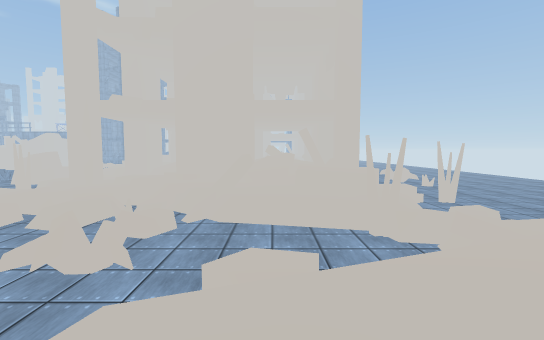
view 1 (above)

24 first-person views from a walk through a scene from a Unity 3-D project. The camera is 1.3 m above the floor, tilts 4° down and sees 90° across. The floor is counted in squares, 1 m on a side. Each view is taken from the middle of a square. On the plan, view 1 faces up. The plan holds only what a view shows up to about 13 squares ahead; the rest is blank. The place goes on beyond the plan. Some animated figures are not drawn. Surface patterns are stand-ins for the level's own textures.

view 2
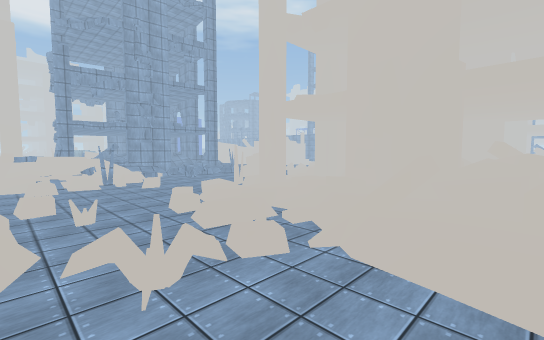

view 3
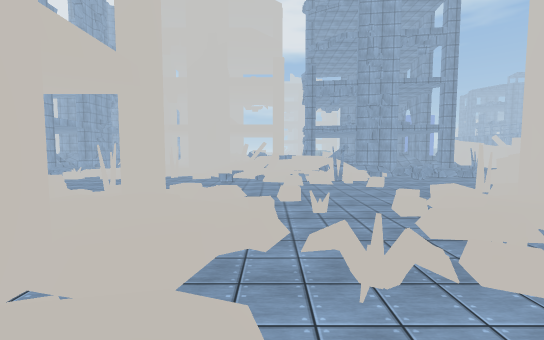

view 4
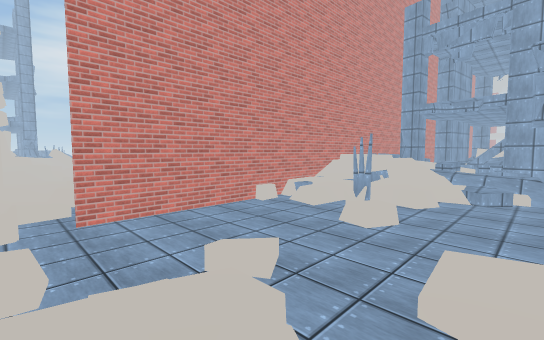

view 5
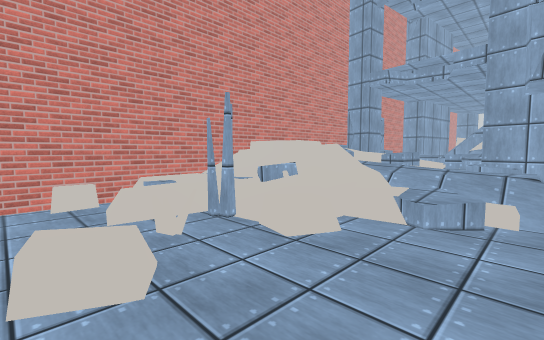

view 6
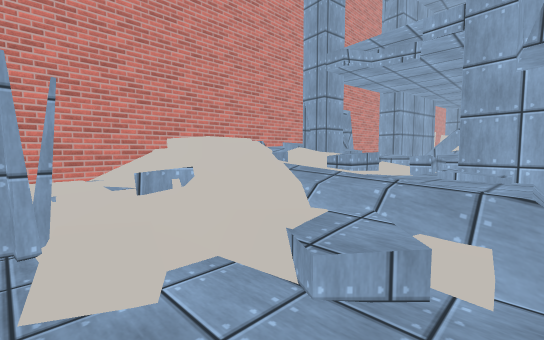

view 7
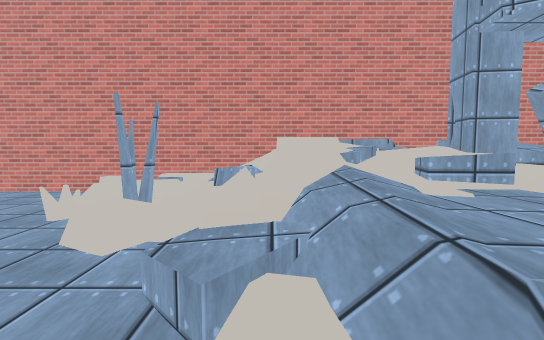

view 8
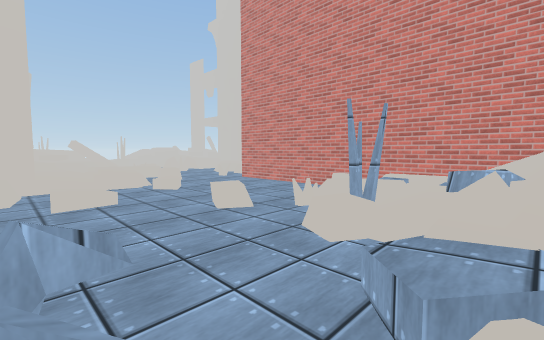

view 9
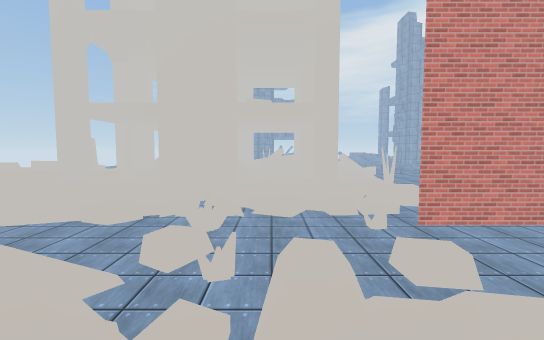

view 10
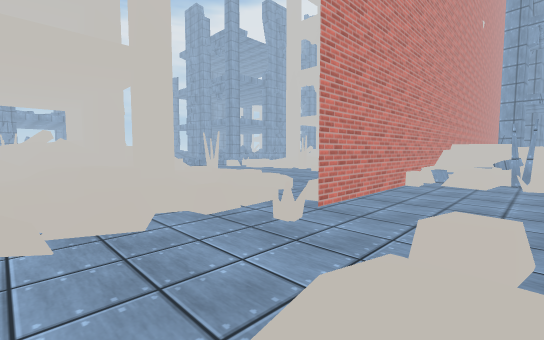

view 11
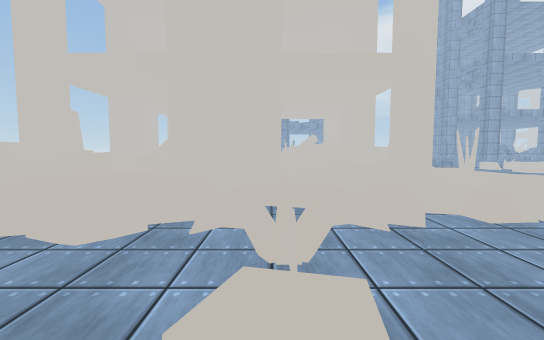

view 12
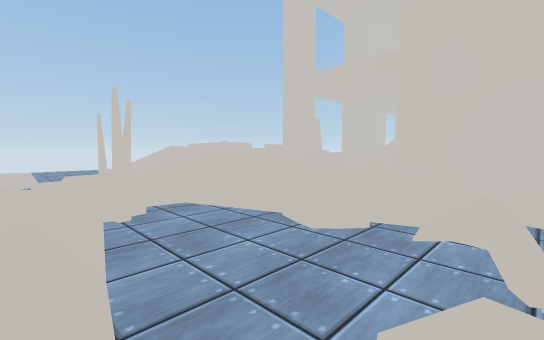

view 13
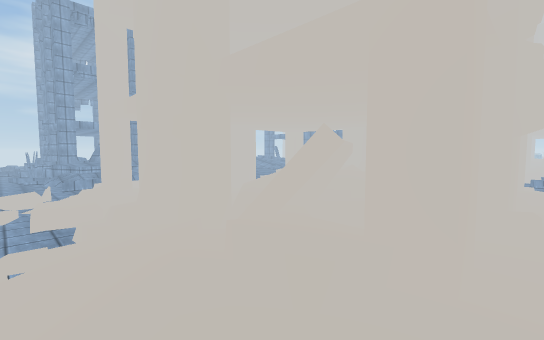

view 14
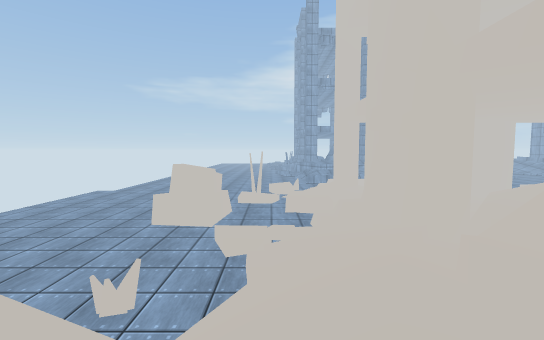

view 15
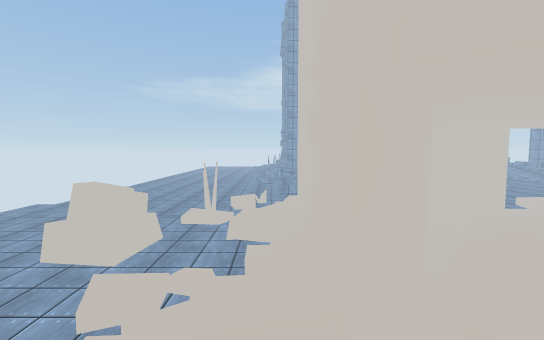

view 16
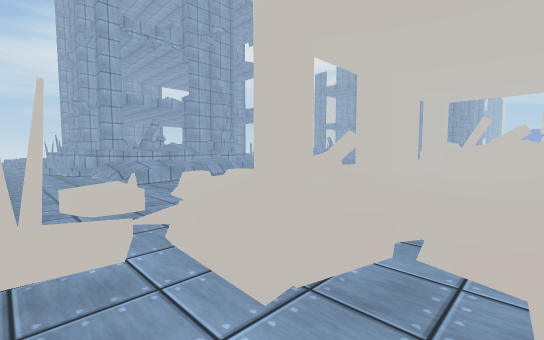

view 17
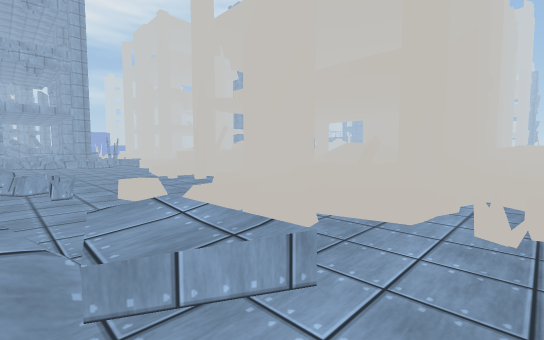

view 18
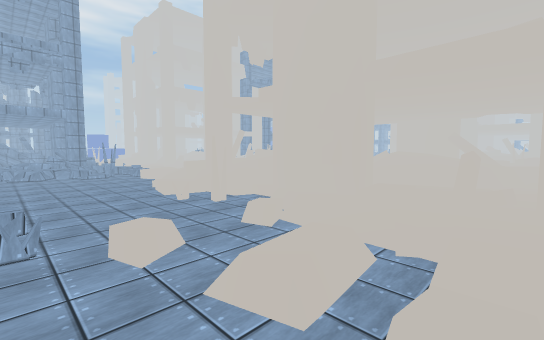

view 19
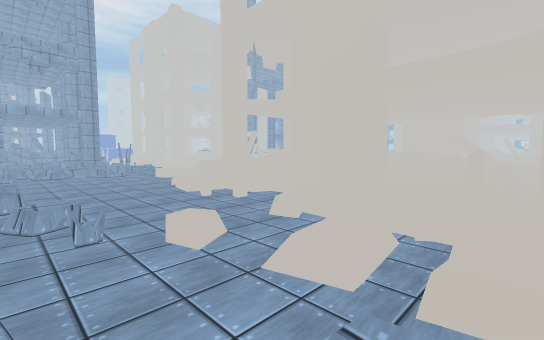

view 20
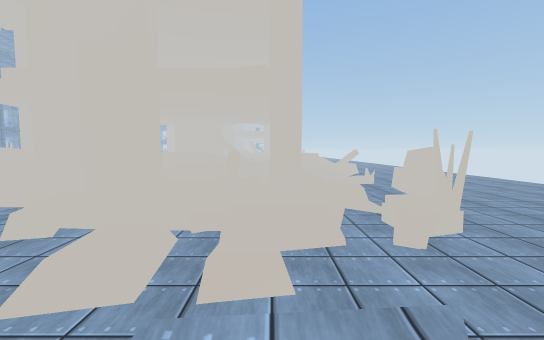

view 21
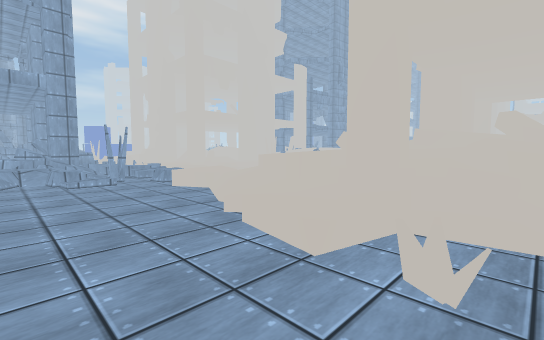

view 22
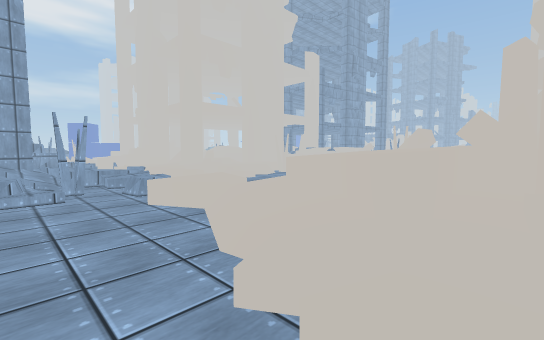

view 23
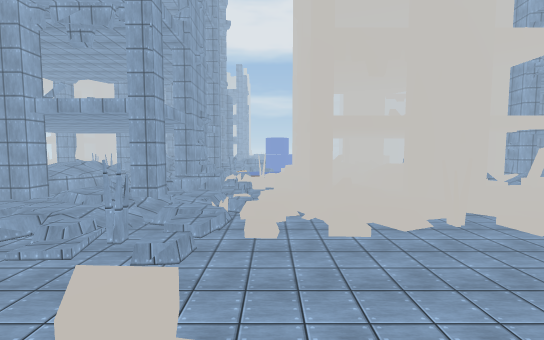

view 24
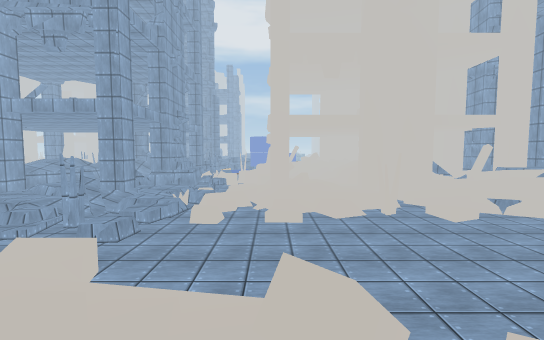

### Floor plan
Key: @ floor where view 1 was taken; # wall or solid block; . main floor; : floor 0.25 m higher than the main floor; + floor 0.5 m higher than the main floor; * floor 0.75 m higher than the main floor; % floor 1 m higher than the main floor; & floor 1.25 m higher than the main floor; $ floor 1.5 m higher than the main floor; / step, stairs or slope; = window, fence, low wall or low ledge; B building; O other object.
Columns run from 26 left of view 1 to 10 right of it. Each row starts with its distance up from view 1.
 13       .==   ..B/BBB   B BB   BB  ....
 12   #*///......///. +  *BB B BBB   ....
 11   #**///......//.               /B...
 10   /**///......../        B      .....
  9   //*//++..::../.    /// B      ....
  8     //   #B.........+//./+       ..
  7 ##/      #..........:.BO...///
  6 ##/        ..................B
  5  /&/###=#=//..........BBB.....
  4 ###B/##/#########/..../B/////
  3          B.......///.:.../ /
  2    B          ...     ..
  1    B  //      /
  0       /..       BB        @       /
 -1    B   ...        BB   BBBB   BB    B
 -2    B   +...                     $   B
 -3    #  ./.....                      /.
 -4   B#  B.......            BBB      /B
 -5       B.......B   B        BB BB  /..
 -6        /.......   BB          BB  //.
 -7        /.......   BB BB       BB  /+.
 -8    B   /.....  B  BB BB       BB ./..
 -9    B  //.....  BB/BBB         BB/...B
-10       .......      BB          //...B
-11       ///....   $ BB             +..B
-12     ++.//....     B          BBB +...
-13     =.+////.*     BBB  BBBB  BBB // .
-14    +::++.:/.///     //..BB      ./. .
-15    ++==......../// /..B.        ///B.
-16    ##//.//.......///B.B.//. //  .//..
-17     #///O:................. B.+:./..
-18     =/+//..................:+./.....
-19     =%+//................O...//.....
-20     /++.     .................==....
-21     /++      .........O.=....=+/....
-22    ##+          O  O........://.....

Positions as (right, up) in squares from view 1, and headings:
1: (0, 0), facing up
2: (1, 3), facing up-left
3: (1, 3), facing left
4: (-8, 12), facing down-left
5: (-14, 12), facing down-left
6: (-17, 12), facing down-left
7: (-20, 13), facing down
8: (-20, 13), facing down-right
9: (-5, 12), facing down
10: (-4, 8), facing down-left
11: (-3, 8), facing down
12: (-3, 8), facing down-right
13: (8, 0), facing down-left
14: (8, 0), facing down
15: (6, -2), facing down
16: (9, -9), facing down-left
17: (7, -22), facing up-left
18: (4, -21), facing up-left
19: (4, -22), facing up-left
20: (4, -22), facing up
21: (-5, -19), facing up-left
22: (-8, -17), facing up-left
23: (-10, -11), facing left
24: (-9, -9), facing left
